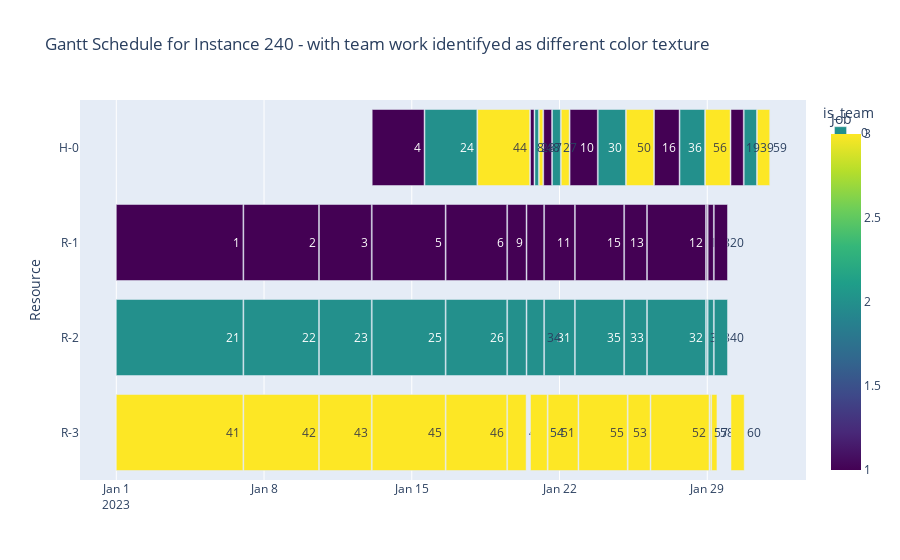

Notebook code cell kept with this figure:
### Code cell
df_team_cat = prepare_resources.add_resource_type(df_team, instance)
gantt.plot_gantt_chart_with_teams(df_team_cat, instance_number)

### Figure 1 — Plotly figure (JSON) as saved in the notebook; plotly's stock layout.template omitted (floating-point values rounded to 4 significant figures)
{"data": [{"alignmentgroup": "True", "base": ["2023-01-31T09:00:00", "2023-01-27T17:00:00", "2023-01-23T20:00:00", "2023-01-25T04:00:00", "2023-01-26T12:00:00", "2023-01-30T18:00:00", "2023-01-28T22:00:00", "2023-01-22T02:00:00", "2023-01-22T12:00:00", "2023-01-30T03:00:00", "2023-01-21T16:00:00", "2023-01-21T06:00:00", "2023-01-21T01:00:00", "2023-01-20T20:00:00", "2023-01-20T15:00:00", "2023-01-15T15:00:00", "2023-01-13T03:00:00", "2023-01-18T03:00:00", "2023-01-19T13:00:00", "2023-01-01T00:00:00", "2023-01-07T01:00:00", "2023-01-13T03:00:00", "2023-01-16T15:00:00", "2023-01-20T11:00:00", "2023-01-28T23:00:00", "2023-01-22T18:00:00", "2023-01-25T02:00:00", "2023-01-26T04:00:00", "2023-01-29T01:00:00", "2023-01-29T08:00:00", "2023-01-10T15:00:00", "2023-01-21T07:00:00", "2023-01-01T00:00:00", "2023-01-29T01:00:00", "2023-01-28T23:00:00", "2023-01-25T02:00:00", "2023-01-22T18:00:00", "2023-01-21T07:00:00", "2023-01-26T04:00:00", "2023-01-19T13:00:00", "2023-01-16T15:00:00", "2023-01-13T03:00:00", "2023-01-10T15:00:00", "2023-01-07T01:00:00", "2023-01-29T08:00:00", "2023-01-20T11:00:00", "2023-01-29T05:00:00", "2023-01-29T03:00:00", "2023-01-26T08:00:00", "2023-01-25T06:00:00", "2023-01-22T22:00:00", "2023-01-21T11:00:00", "2023-01-16T15:00:00", "2023-01-19T13:00:00", "2023-01-13T03:00:00", "2023-01-10T15:00:00", "2023-01-07T01:00:00", "2023-01-01T00:00:00", "2023-01-20T15:00:00", "2023-01-30T03:00:00"], "customdata": [[59], [36], [30], [50], [16], [39], [56], [47], [10], [19], [27], [7], [48], [28], [8], [24], [4], [44], [9], [1], [2], [5], [6], [14], [17], [15], [13], [12], [18], [20], [3], [11], [21], [38], [37], [33], [35], [31], [32], [29], [26], [25], [23], [22], [40], [34], [58], [57], [52], [53], [55], [51], [46], [49], [45], [43], [42], [41], [54], [60]], "hovertemplate": "is_team=0<br>Start=%{base}<br>Finish=%{x}<br>Resource=%{y}<br>Task=%{customdata[0]}<br>Job=%{marker.color}<extra></extra>", "legendgroup": "0", "marker": {"color": [3, 2, 2, 3, 1, 2, 3, 3, 1, 1, 2, 1, 3, 2, 1, 2, 1, 3, 1, 1, 1, 1, 1, 1, 1, 1, 1, 1, 1, 1, 1, 1, 2, 2, 2, 2, 2, 2, 2, 2, 2, 2, 2, 2, 2, 2, 3, 3, 3, 3, 3, 3, 3, 3, 3, 3, 3, 3, 3, 3], "coloraxis": "coloraxis", "pattern": {"shape": ""}}, "name": "0", "offsetgroup": "0", "orientation": "h", "showlegend": true, "text": [59, 36, 30, 50, 16, 39, 56, 47, 10, 19, 27, 7, 48, 28, 8, 24, 4, 44, 9, 1, 2, 5, 6, 14, 17, 15, 13, 12, 18, 20, 3, 11, 21, 38, 37, 33, 35, 31, 32, 29, 26, 25, 23, 22, 40, 34, 58, 57, 52, 53, 55, 51, 46, 49, 45, 43, 42, 41, 54, 60], "textposition": "auto", "type": "bar", "x": [50400000, 100800000, 111600000, 111600000, 100800000, 50400000, 100800000, 32400000, 111600000, 50400000, 32400000, 32400000, 14400000, 14400000, 14400000, 212400000, 212400000, 212400000, 75600000, 518400000, 306000000, 298800000, 248400000, 68400000, 3600000, 198000000, 90000000, 237600000, 21600000, 54000000, 212400000, 122400000, 518400000, 21600000, 3600000, 90000000, 198000000, 122400000, 237600000, 75600000, 248400000, 298800000, 212400000, 306000000, 54000000, 68400000, 21600000, 3600000, 237600000, 90000000, 198000000, 122400000, 248400000, 75600000, 298800000, 212400000, 306000000, 518400000, 68400000, 54000000], "xaxis": "x", "y": ["H-0", "H-0", "H-0", "H-0", "H-0", "H-0", "H-0", "H-0", "H-0", "H-0", "H-0", "H-0", "H-0", "H-0", "H-0", "H-0", "H-0", "H-0", "R-1", "R-1", "R-1", "R-1", "R-1", "R-1", "R-1", "R-1", "R-1", "R-1", "R-1", "R-1", "R-1", "R-1", "R-2", "R-2", "R-2", "R-2", "R-2", "R-2", "R-2", "R-2", "R-2", "R-2", "R-2", "R-2", "R-2", "R-2", "R-3", "R-3", "R-3", "R-3", "R-3", "R-3", "R-3", "R-3", "R-3", "R-3", "R-3", "R-3", "R-3", "R-3"], "yaxis": "y"}], "layout": {"barmode": "overlay", "coloraxis": {"colorbar": {"title": {"text": "Job"}}, "colorscale": [[0, "#440154"], [0.1111, "#482878"], [0.2222, "#3e4989"], [0.3333, "#31688e"], [0.4444, "#26828e"], [0.5556, "#1f9e89"], [0.6667, "#35b779"], [0.7778, "#6ece58"], [0.8889, "#b5de2b"], [1, "#fde725"]]}, "legend": {"title": {"text": "is_team"}, "tracegroupgap": 0}, "title": {"text": "Gantt Schedule for Instance 240 - with team work identifyed as different color texture"}, "xaxis": {"anchor": "y", "domain": [0, 1], "type": "date"}, "yaxis": {"anchor": "x", "autorange": "reversed", "domain": [0, 1], "title": {"text": "Resource"}}}}
